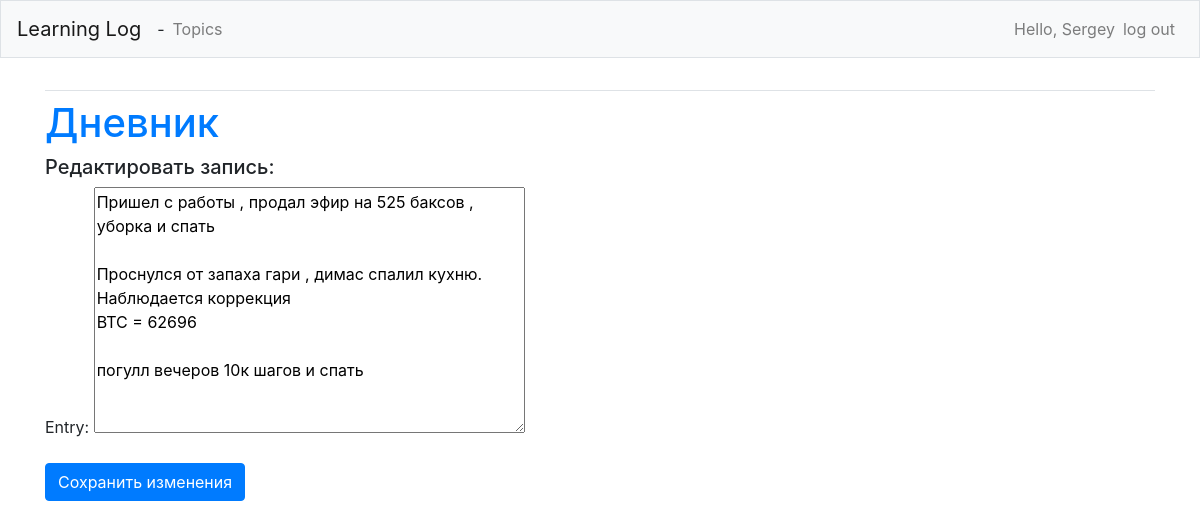
The page /edit_entry/17/ (signed in) on the database its author committed.
### learning_logs/models.py (models this page shows, shortened)
class Topic(models.Model):
    text = models.CharField(max_length=200) # блок данных, состоящий из символов, то есть текст
    date_added = models.DateTimeField(auto_now_add=True) # блок данных для хранения даты и времени
    owner = models.ForeignKey(User, on_delete=models.CASCADE)
    def __str__(self):
        return self.text

class Entry(models.Model):
    topic = models.ForeignKey(Topic, on_delete=models.CASCADE)
    text = models.TextField()
    date_added = models.DateTimeField(auto_now_add=True)
    class Meta:
        verbose_name_plural = 'entries'

### learning_logs/views.py (the view)
@login_required()
def edit_entry(request, entry_id):
    entry = Entry.objects.get(id=entry_id)
    topic = entry.topic
    if topic.owner != request.user:
        raise Http404
    if request.method != 'POST':
        form =EntryForm(instance=entry)
    else:
        form = EntryForm(instance=entry, data=request.POST)
        if form.is_valid():
            form.save()
            return redirect('learning_logs:topic', topic_id=topic.id)
    context = {'entry': entry, 'topic': topic, 'form': form}
    return render(request, 'learning_logs/edit_entry.html', context)

### learning_logs/forms.py
class EntryForm(forms.ModelForm):
    class Meta:
        model = Entry
        fields = ['text']
        labels = {'text': 'Entry:'}
        widgets = {'text': forms.Textarea(attrs={'colos': 80})}

### learning_logs/templates/learning_logs/edit_entry.html (shortened to what this page needs)
{% extends 'learning_logs/base.html' %}
{% block content %}
  <h1><a href="{% url 'learning_logs:topic' topic.id %}">{{ topic }}</a></h1>
  <h5>Редактировать запись:</h5>
  <form action="{% url 'learning_logs:edit_entry' entry.id %}" method='post'>
    {{ form.as_p }}
    <button name="submit" class="btn btn-primary">Сохранить изменения</button>
  </form>
{% endblock content %}

### learning_logs/templates/learning_logs/base.html (shortened to what this page needs)
{% load bootstrap4 %}
<!DOCTYPE html>
<html lang="en">
<head>
    {% bootstrap_css %}
</head>
<body>
  <nav class="navbar navbar-expand-md navbar-light bg-light mb-4 border">
    <a class="navbar-brand" href="{% url 'learning_logs:index' %}">Learning Log</a> -
    <div class="collapse navbar-collapse" id="navbarCollapse">
        <ul class="navbar-nav mr-auto">
            <li class="nav-item">
                <a class="nav-link" href="{% url 'learning_logs:topics' %}">Topics</a>
            </li>
        </ul>
        <ul class="navbar-nav ml-auto">
            {%if user.is_authenticated %}
            <li class="nav-item">
                <span class="navbar-text">Hello, {{ user.username }}</span>
            </li>
            <li class="nav-item">
                <a class="nav-link" href="{% url 'users:logout' %}">log out</a>
            </li>
            {% endif %}
        </ul>
    </div>
  </nav>
  <main role="main" class="container">
      <div class="pb-2 mb-2 border-bottom">
      </div>
      <div>
          {% block content %}{% endblock content %}
      </div>
  </main>
</body>
</html>

### rows shown on the page
Topic: text "Дневник"
Entry: text "Пришел с работы , продал эфир на 525 баксов , уборка и спать Проснулся от запаха гари , димас спалил кухню. Наблюдается коррекция BTC = 62696 погулл вечеров 10к шагов и спать"

### other values the page prints
{{ user.username }} "Sergey"
